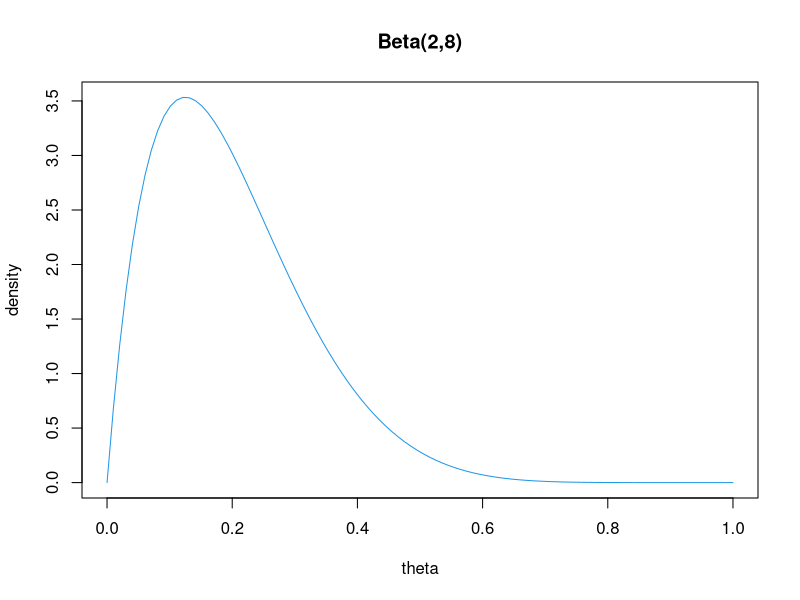
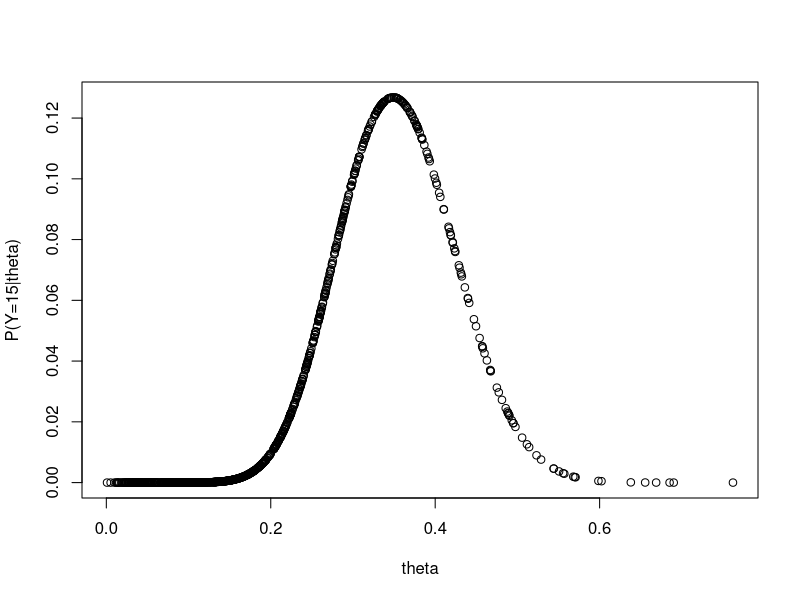
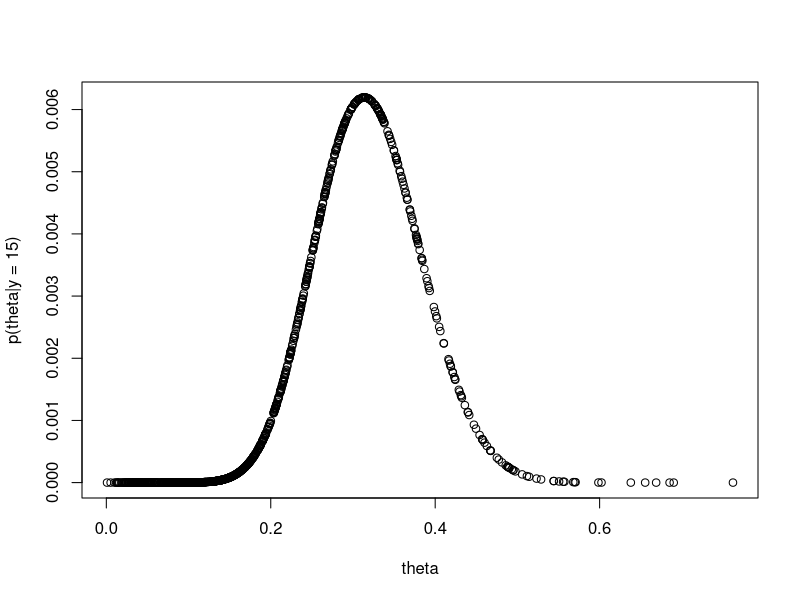
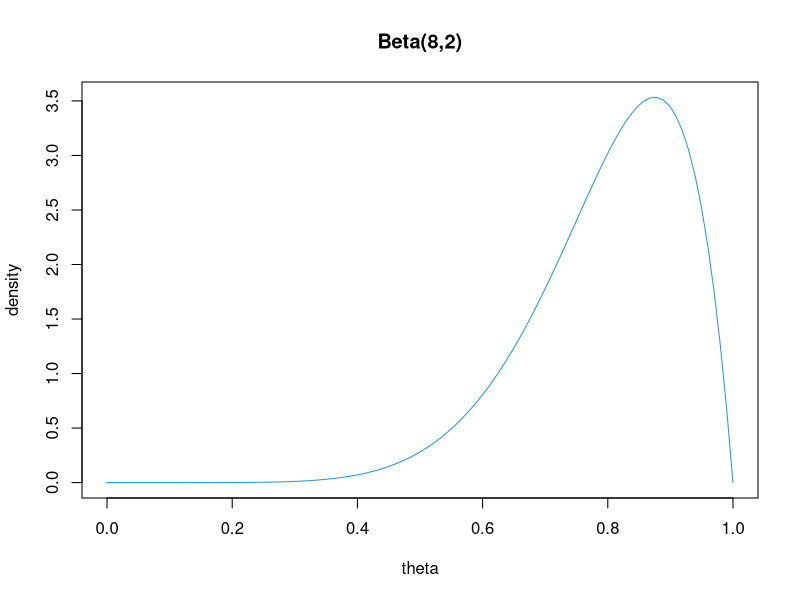
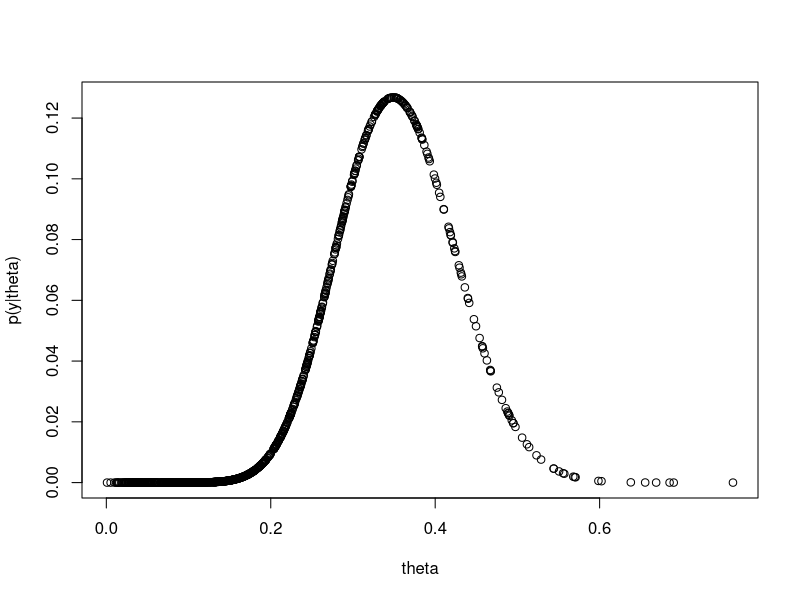
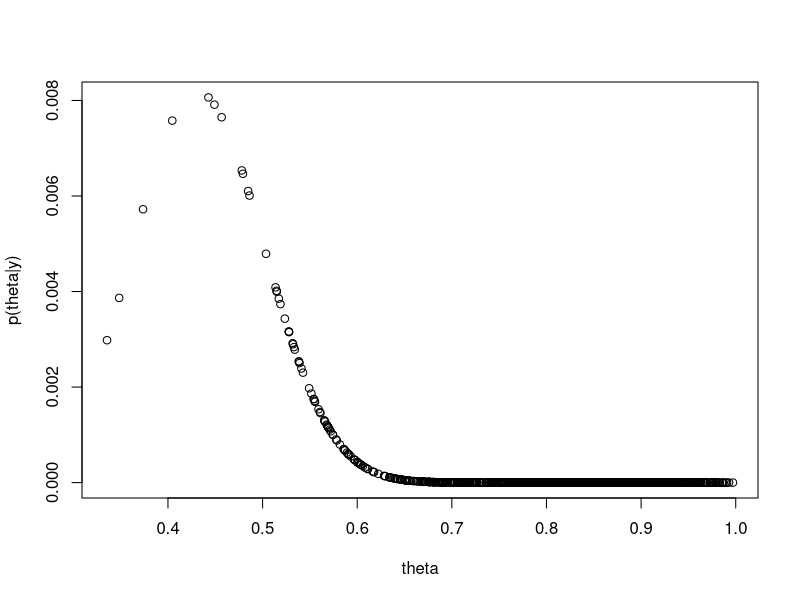
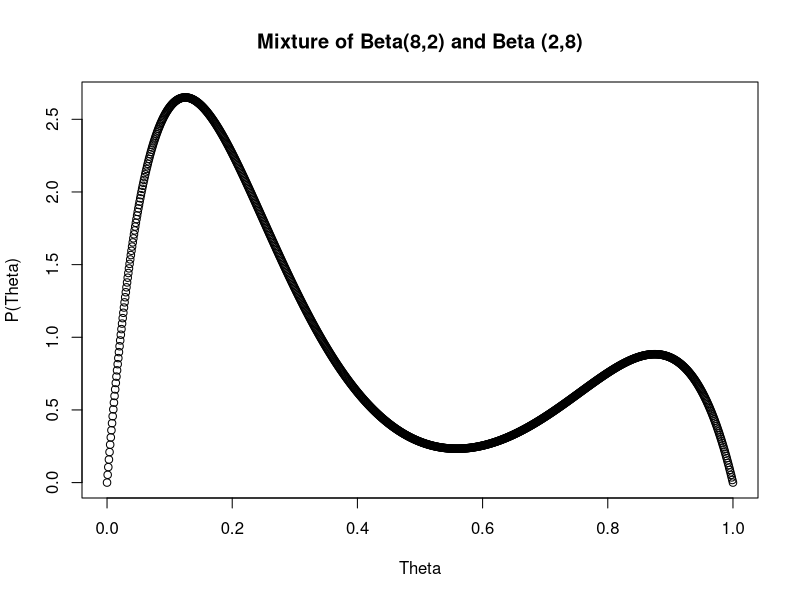
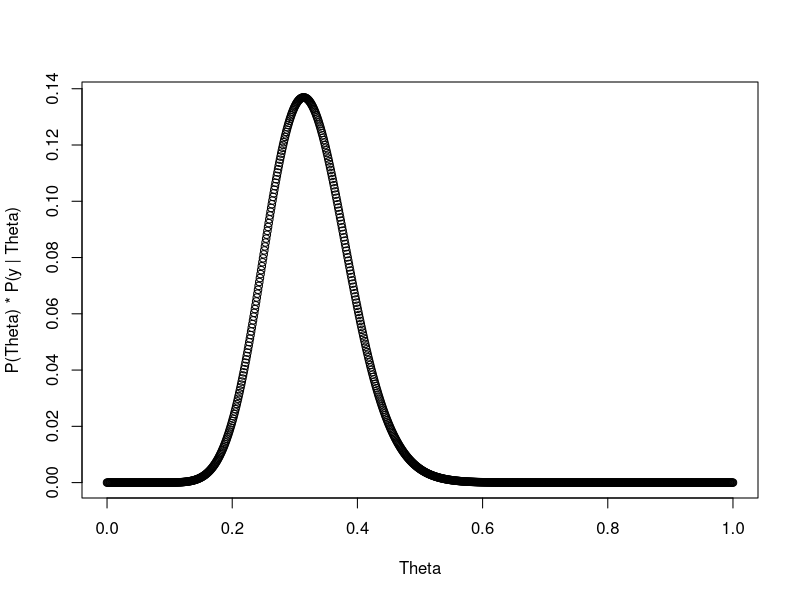

Here is the R script that generated these plots, in order:
## ---- chunk 1
knitr::opts_chunk$set(echo = TRUE)
## ---- chunk 2
library(dplyr)
## ---- chunk 3
#sample theta from beta(2,8) 1000 times
theta <- rbeta(1000, 2, 8, ncp = 0)

# draw beta dist
p = seq(0,1, length=100)
plot(p, dbeta(p, 2, 8), main = "Beta(2,8)", xlab = "theta", ylab="density", type ="l", col=4)
## ---- chunk 4
#create empty probability vector
py <- rep(0,1000)

#calc probability for various y|theta
for (i in 1:1000)
{
  py[i] = factorial(43)* (theta[i])^15 * (1-theta[i])^28 /
    (factorial(15) * factorial(28))
}

plot(x = theta, y = py, ylab = "P(Y=15|theta)")
## ---- chunk 5
#empty p vectors
p_theta <- rep(0,1000)
#calc p of theta|y
for (i in 1:1000)
{
  p_theta[i] = factorial(43) * (theta[i])^15 * (1-theta[i])^28 *
    factorial(9) *
    theta[i] * (1-theta[i])^7 / (factorial(7) * sum(py) *
                                   factorial(15) * factorial(28))
}

plot(x = theta, y = p_theta, ylab = "p(theta|y = 15)")
## ---- chunk 6
#calc values
mean <- sum(p_theta*theta)
mode <- theta[match(max(p_theta), p_theta)]
var <- sum((theta - mean)^2 * p_theta)
sd <- sqrt(var)
## ---- chunk 7
mean
## ---- chunk 8
mode
## ---- chunk 9
var
## ---- chunk 10
sd
## ---- chunk 11
total <- 0
for (i in 1:1000)
{
  if (total < .025){
    total <- total + theta[i] * p_theta[i]
    idx = i
  }
  
}
theta[idx]
## ---- chunk 12
#sample theta from beta(8,2)
theta2 <- rbeta(1000, 8, 2, ncp = 0)
#plot
p2 = seq(0,1, length=100)
plot(p2, dbeta(p2, 8, 2), main = "Beta(8,2)", xlab = "theta",
     ylab="density", type ="l", col=4)
## ---- chunk 13
py2 <- rep(0,1000)
#calc probs
for (i in 1:1000)
{
  py2[i] = factorial(43)* (theta2[i])^15 * (1-theta2[i])^28 /
    (factorial(15) * factorial(28))
}

plot(x = theta, y = py, ylab = "p(y|theta)")
## ---- chunk 14
#create empty p vector
p_theta2 <- rep(0,1000)
#calc p(theta|y)
for (i in 1:1000)
{
  p_theta2[i] = factorial(43) * (theta2[i])^15 * (1-theta2[i])^28 *
    factorial(9) *
    theta2[i]^7 * (1-theta2[i]) / (factorial(7) * sum(py2) *
                                   factorial(15) * factorial(28))
}

plot(x = theta2, y = p_theta2, ylab = "p(theta|y)", xlab = "theta")
## ---- chunk 15
mean2 <- sum(p_theta2*theta2)
mode2 <- theta2[match(max(p_theta2), p_theta2)]
var2 <- sum((theta2 - mean2)^2 * p_theta2)
sd2 <- sqrt(var2)
## ---- chunk 16
mean2
## ---- chunk 17
mode2
## ---- chunk 18
var2
## ---- chunk 19
sd2
## ---- chunk 20
p_partc <- rep(0, 1000)
#generate thetas on a sequential basis, not sampled from any distribution
theta3 <- seq(0,1, length=1000)
for (i in 1:1000)
{
  p_partc[i] = .25 * factorial(9) *
    (3*theta3[i]*(1-theta3[i])^7 + theta3[i]^7 * (1-theta3[i])) /
    factorial(7) 
}
plot(x = theta3, y = p_partc, main = "Mixture of Beta(8,2) and Beta (2,8)", ylab = "P(Theta)", xlab = "Theta")
## ---- chunk 21
p_partd <- rep(0, 1000)

for (i in 1:1000)
{
  p_partd[i] = .25 * factorial(9) *
    (3*theta3[i]^16 * (1-theta3[i])^35 + theta3[i]^22 * (1-theta3[i])^29) * factorial(43) /
    (factorial(7) * factorial(15) * factorial(28)) 
}
plot(x = theta3, y = p_partd, ylab = "P(Theta) * P(y | Theta)", xlab = "Theta")

#mode
theta3[match(max(p_partd), p_partd)]

## ---- chunk 22
dgalenshore <- function(x, a, theta) {
    # takes numeric vector (elements should be >0) and returns the galenshore
    # probability density at each point. Parameters a and theta should all be
    # > 0.
    if (any(x <= 0) || any(a <= 0) || any(theta <= 0)) {
        stop("Invalid parameters or input values. Inputs must be >0")
    } else {
        return((2/gamma(a)) * theta^(2 * a) * exp(-theta^2 * x^2))
    }
}

x <- seq(0.01, 3, 0.01)
plot(x, dgalenshore(x, 1, 1), type = "l", ylab = "Galenshore Density(x)", col = "black", 
    ylim = c(0, 5), lwd = 2)
lines(x, dgalenshore(x, 1, 2), type = "l", col = "red", lwd = 2, lty = 2)
lines(x, dgalenshore(x, 3, 1), type = "l", col = "blue", lwd = 2, lty = 3)
lines(x, dgalenshore(x, 1, .8), type = "l", col = "green", lwd = 2, lty = 2)
lines(x, dgalenshore(x, 5, 2), type = "l", col = "purple", lwd = 2, lty = 1)
lines(x, dgalenshore(x, 5, 1), type = "l", col = "orange", lwd = 2, lty = 1)
legend("topright", c("Galenshore(1,1)", "Galenshore(1,2)", "Galenshore(3,1)", "Galenshore(1,.8)", "Galenshore(5,2)", "Galenshore(5,1"), 
    col = c("black", "red", "blue", "green", "purple", "orange"), lwd = c(2, 2, 2), lty = c(1, 2, 3, 2, 1))
